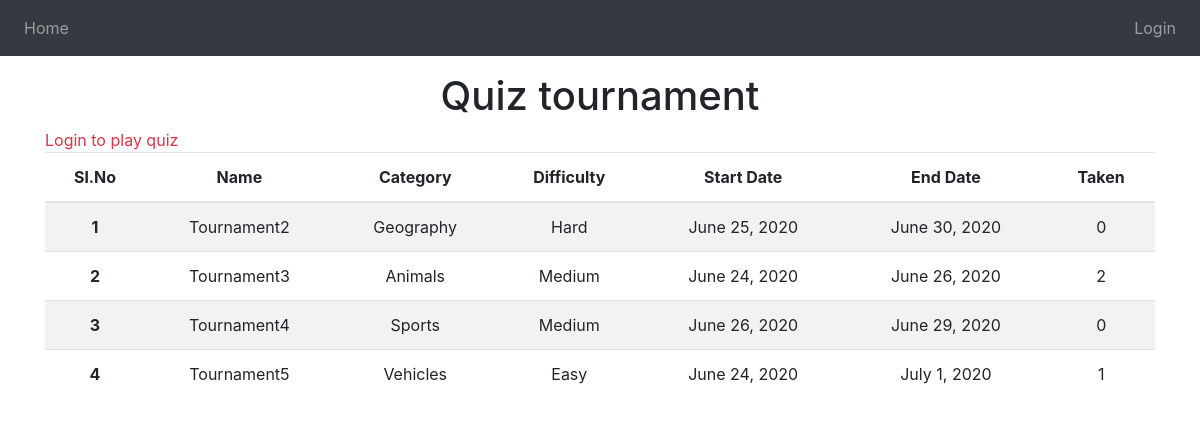
/tournaments, run on the app's committed database.
### quiz/models.py (models this page shows, shortened)
class Tournament(models.Model):
    DIFFICULTY_CHOICES = [
    ('easy', 'Easy'),
    ('medium', 'Medium'),
    ('hard', 'Hard'),
    ]
    name = models.CharField(max_length=50)
    difficulty = models.CharField(max_length=6, choices=DIFFICULTY_CHOICES)
    category = models.ForeignKey(Category, on_delete=models.CASCADE)
    start_date = models.DateField()
    end_date = models.DateField()
    questions = models.TextField()
    @property
    def total_taken(self):
        return len(UserTournament.objects.filter(tournament_id=self.id))
    @property
    def taken_by(self):
        return [t.user_id for t in self.tournaments.all()]

class Category(models.Model):
    category = models.CharField(max_length=50)
    key = models.IntegerField()
    def __str__(self):
        return self.category

### quiz/views.py (the view)
# urls.py: path('tournaments', views.tournaments, name='tournaments'),
def tournaments(request):
    tournaments = Tournament.objects.all()
    categories = Category.objects.all()
    return render(request, 'quiz/tournaments.html', {'tournaments':tournaments, 'categories':categories})

### quiz/templates/quiz/tournaments.html (shortened to what this page needs)
{% extends 'quiz/base.html' %}
{% block content %}
<div>
    {% if not user.is_authenticated %}
        <span class="text-center text-danger">Login to play quiz</span>
    {% endif %}
    <table class="table table-striped">
        <thead class="text-center">
            <tr>
                <th scope="col">Sl.No</th>
                <th scope="col">Name</th>
                <th scope="col">Category</th>
                <th scope="col">Difficulty</th>
                <th scope="col">Start Date</th>
                <th scope="col">End Date</th>
                <th scope="col">Taken</th>
            </tr>
        </thead>
        <tbody class="text-center">
            {% for tournament in tournaments %}
            <tr>
                <th scope="row">{{ forloop.counter }}</th>
                <td>{{ tournament.name }}</td>
                <td>{{ tournament.category }}</td>
                <td>{{ tournament.get_difficulty_display }}</td>
                <td>{{ tournament.start_date }}</td>
                <td>{{ tournament.end_date }}</td>
                <td>{{tournament.total_taken}}</td>
            </tr>
            {% endfor %}
        </tbody>
    </table>
</div>
{% endblock %}

### quiz/templates/quiz/base.html (shortened to what this page needs)
<!DOCTYPE html>
{% load static %}
<html lang="en">
<head>
    <link rel="stylesheet" href="https://stackpath.bootstrapcdn.com/bootstrap/4.4.1/css/bootstrap.min.css"
>
</head>
<body>
    <nav class="navbar navbar-expand-lg navbar-dark bg-dark capitalise">
        <div class="collapse navbar-collapse" id="navbarNavDropdown">
            <ul class="navbar-nav mr-auto">
                <li class="nav-item {% if page == 'dashboard' %} active {% endif %}">
                    <a class="nav-link" href="/">Home<span class="sr-only">(current)</span></a>
                </li>
            </ul>
            <ul class="navbar-nav ml-auto">
                {% if user.is_authenticated %}
                <li class="nav-item dropdown">
                  <a class="nav-link dropdown-toggle" href="#" id="navbarDropdown" role="button" data-toggle="dropdown" aria-haspopup="true" aria-expanded="false">{{ user.username }}</a>
                  <div class="dropdown-menu" aria-labelledby="navbarDropdown">
                    <a class="dropdown-item" href="{% url 'logout' %}">Logout</a>
                  </div>
                </li>
                {% else %}
                <li class="nav-item">
                    <a class="nav-link" href="/login">Login</a>
                  </li>
            {% endif %}
              </ul>
        </div>
    </nav>
    <div class="page-header text-center">
        <h1>Quiz tournament</h1>
    </div>
    <div class="content container">
        <div class="row">
            <div class="col-md-12">
                {% block content %}
                {% endblock %}
            </div>
        </div>
    </div>
</body>
</html>

### data on the page
Tournament: name "Tournament2", category "Geography", difficulty "Hard", start_date "June 25, 2020", end_date "June 30, 2020", total_taken "0"
Tournament: name "Tournament3", category "Animals", difficulty "Medium", start_date "June 24, 2020", end_date "June 26, 2020", total_taken "2"
Tournament: name "Tournament4", category "Sports", difficulty "Medium", start_date "June 26, 2020", end_date "June 29, 2020", total_taken "0"
Tournament: name "Tournament5", category "Vehicles", difficulty "Easy", start_date "June 24, 2020", end_date "July 1, 2020", total_taken "1"
